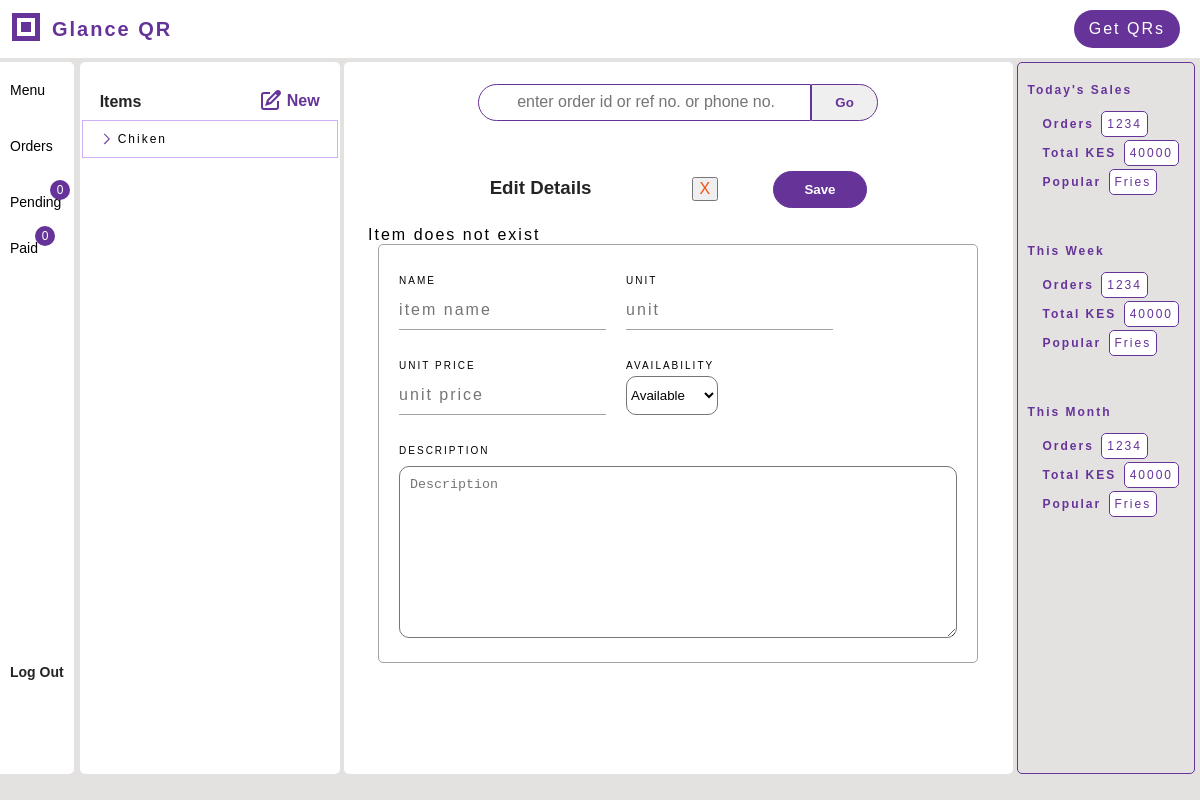
The page /edit_item/18/ (signed in) on the database as committed earlier.
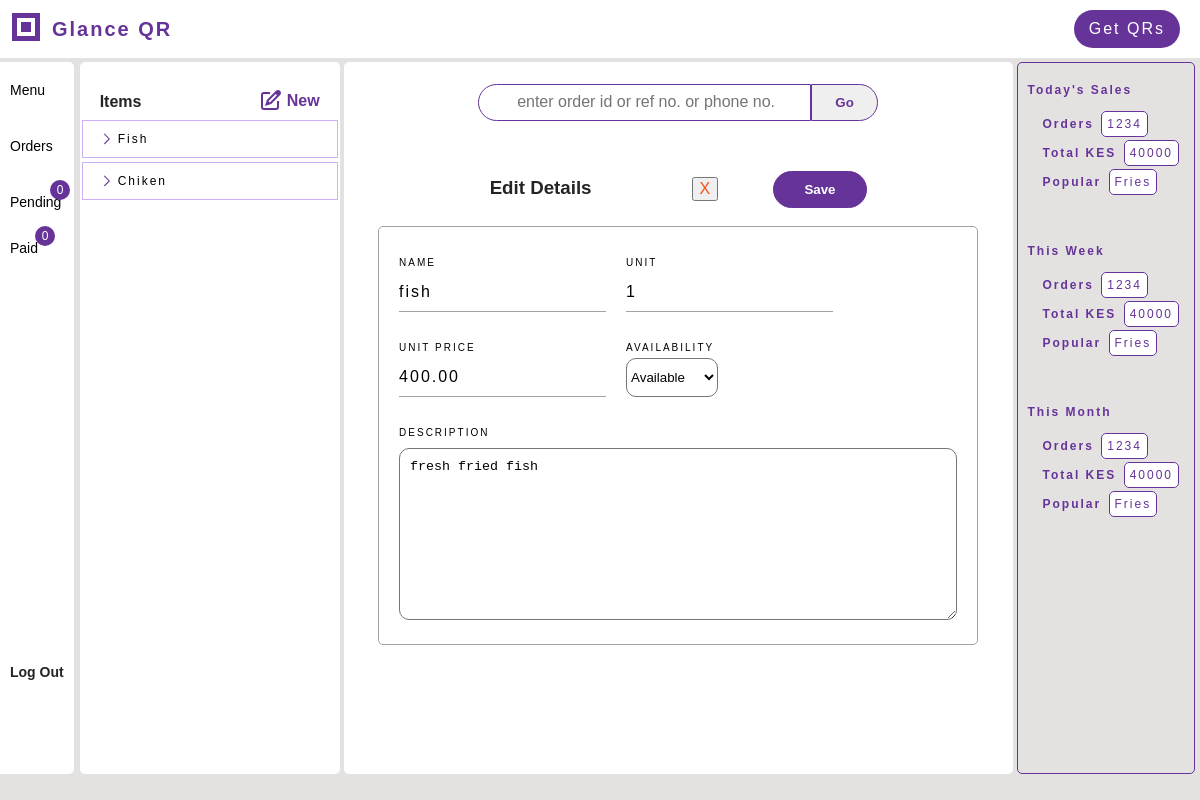
The same page on the database as committed later.
### menus/models.py (models this page shows, shortened)
class Item(models.Model):
    item_id = models.AutoField(primary_key=True)
    name = LowercaseTextField(max_length=100, null=True, blank=False)
    description = models.CharField(max_length=255, blank=True)
    unit = models.CharField(max_length=50, null=True, blank=False)
    unit_price = models.DecimalField(max_digits=10, decimal_places=2)
    image = models.FileField(upload_to='item_images/', blank=False, null=True)
    available = models.BooleanField(default=True)
    restaurant = models.ForeignKey(Restaurant, related_name="items", on_delete=models.SET_NULL, null=True, blank=True)
    @classmethod
    def get(cls, item_id):
        return cls.objects.filter(item_id=item_id).first()

### qrgenerator/views_dashbord.py (the view)
# urls.py: path('edit_item/<int:item_id>/', views_dashbord.edit_item, name='edit_item'),
def edit_item(request, item_id):
    context = {}
    context['items'] = request.user.restaurant.items.all().order_by('-item_id')
    item = Item.get(item_id=item_id)
    if not item:
        context['message'] = f"Item does not exist"
    if request.method == 'POST' and item:
        form = EditItemForm(request.POST, instance=item)
        if form.is_valid():
            form.save()
            return redirect('qrgenerator:view_item', item_id)
        context['form'] = form
    context['form'] = EditItemForm(instance=item)
    return render(request, 'qrgenerator/edit_item.html', context)

### qrgenerator/forms.py
class EditItemForm(forms.ModelForm):
    class Meta:
        model = Item
        fields = ['name', 'unit', 'description', 'available', 'unit_price']
        widgets = {
            'name': forms.TextInput(attrs={'name': 'name', 'id': 'name', 'class': 'form-input', 'placeholder': 'Item Name'}),
            'description': forms.Textarea(attrs={'name': 'description', 'id': 'description', 'class': 'form-input', 'placeholder': 'Description'}),
            'unit': forms.TextInput(attrs={'name': 'unit', 'id': 'unit', 'class': 'form-input', 'placeholder': 'Unit'}),
            'unit_price': forms.NumberInput(attrs={'name': 'unit_price', 'id': 'unit_price', 'class': 'form-input', 'placeholder': 'Unit Price'}),
            'available': forms.Select(
                choices=[('available', 'Available'), ('unavailable', 'Unavailable')],
                attrs={'name': 'available', 'id': 'available', 'class': 'form-input'}
            ),
        }

### qrgenerator/templates/qrgenerator/edit_item.html (shortened to what this page needs)
{% extends 'qrgenerator/menu.html' %}
{% load static %}
{% block workspace %}
<div class="form-wrapper">
    <div class="form-title"><h3>Edit Details<button type="submit" form="form-remove" class="remove">X</button>
    <button type="submit" form="form-edit" class="button-save" id="button-save-top">Save</button>
    </h3></div>
    {% if message %}<div class="message">{{ message }}</div>{% endif %}
    <form method="post" action="" id="form-edit" class="form-register order-summary max-w-600">
        <div class="input-wrapper"><div class="label">NAME</div>
            {{ form.name }}
        </div>
        <div class="input-wrapper"><div class="label">UNIT</div>
            {{ form.unit }}
        </div>
        <div class="input-wrapper"><div class="label">UNIT PRICE</div>
            {{ form.unit_price }}
        </div>
        <div class="input-wrapper"><div class="label">AVAILABILITY</div>
            {{ form.available }}
        </div>
        <div class="input-wrapper description"><div class="label">DESCRIPTION</div>
            {{ form.description }}
        </div>
    </form>
</div>
{% endblock %}

### qrgenerator/templates/qrgenerator/menu.html (shortened to what this page needs)
{% extends 'qrgenerator/dashbord.html' %}
{% block menu_elements %}
<div class="menu-elements bg-white">
    <div class="elements-top">
        <div class="elements-title">Items</div>
        <a href="{% url 'qrgenerator:add_item' %}" id="add-new">
            <span id="new">New</span>
        </a>
    </div>
    <div class="elements-wrapper">
        {% if items %}
        {% for item in items %}
        <a href="{% url 'qrgenerator:view_item' item.item_id %}">
            <div class="element-highlight">
                <span class="item-name item-property">{{item.name.title}}</span>
            </div>
        </a>
        {% endfor %}
        {% endif %}
    </div>
</div>
{% endblock %}

Rows that differ between the two databases and show on the page:
added Item: name "Fish", name "fish", unit "1", unit_price "400.00", available "Available", description "fresh fried fish"
Other text that changed with them:
{{ message }}: "Item does not exist" → (not shown)
form field available: "Available" → (not shown)
